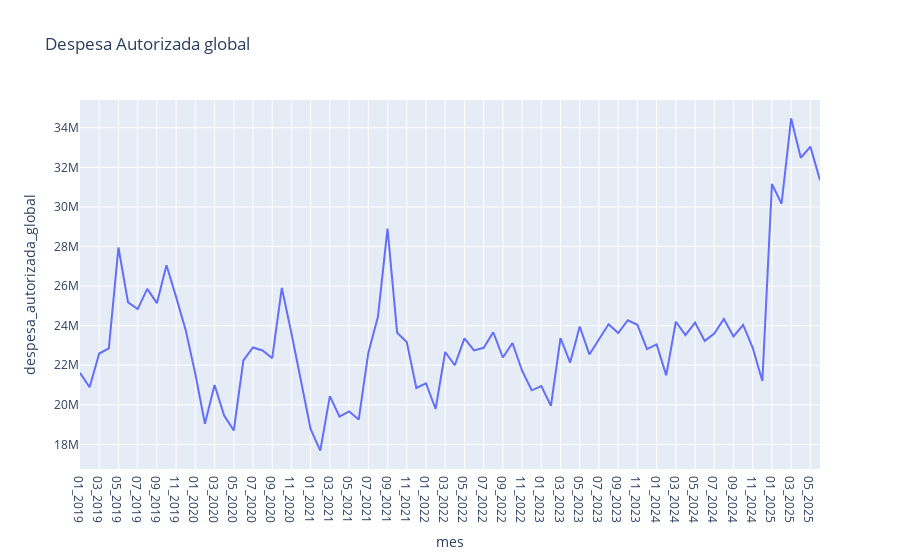

Notebook code for this chart:
### Code cell
da_marinha = da.groupby(['mes', 'ano']).despesa_autorizada_global.sum().reset_index()
da_marinha['mes'] = ['_'.join(['{:02d}'.format(i[0]), str(i[1])]) for i in zip(da_marinha.mes.values, da_marinha.ano.values)]
da_marinha = da_marinha.sort_values(by=['ano', 'mes']).iloc[:-2]
fig = px.line(
    da_marinha,
    x = 'mes',
    y = 'despesa_autorizada_global',
    title='Despesa Autorizada global'
)

fig.show()
